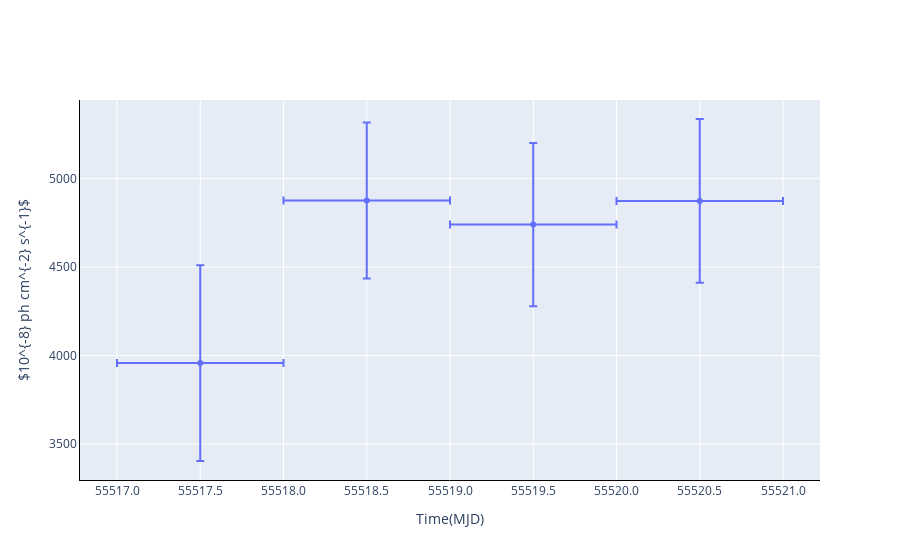

Notebook code for this chart:
### Code cell
print(lightCurveData2)
ag.displayLightCurve("mle")

### Figure 1 — Plotly figure (JSON) as saved in the notebook; plotly's stock layout.template omitted (floating-point values rounded to 4 significant figures)
{"data": [{"customdata": [[55517, 55518, 13.13], [55518, 55519, 19.25], [55519, 55520, 18.52], [55520, 55521, 19.29]], "error_x": {"array": [0.5, 0.5, 0.5, 0.5], "arrayminus": [0.5, 0.5, 0.5, 0.5], "symmetric": false, "type": "data"}, "error_y": {"array": [553.2, 440.6, 461.0, 462.7], "symmetric": true, "type": "data"}, "hovertemplate": "tstart: %{customdata[0]:.4f} - tend:%{customdata[1]:.4f}, flux: %{y:.2f} +/- %{error_y.array:.2f}, sqrts: %{customdata[2]:.4f}", "mode": "markers", "name": "flux", "x": [55520.0, 55520.0, 55520.0, 55520.0], "y": [3958.0, 4876.0, 4740.0, 4874.0], "type": "scatter"}, {"customdata": [], "error_x": {"array": [], "arrayminus": [], "symmetric": false, "type": "data"}, "hovertemplate": "tstart: %{customdata[0]:.4f}, tend:%{customdata[1]:.4f}, flux_ul: %{y:.2f}, sqrts: %{customdata[2]:.4f}", "marker": {"size": 10, "symbol": "triangle-down"}, "mode": "markers", "name": "flux_ul", "x": [], "y": [], "type": "scatter"}], "layout": {"xaxis": {"showline": true, "linecolor": "black", "title": {"text": "Time(MJD)"}, "tickformat": "g"}, "yaxis": {"showline": true, "linecolor": "black", "title": {"text": "$10^{-8} ph cm^{-2} s^{-1}$"}}, "legend": {"font": {"size": 17}, "orientation": "h", "yanchor": "bottom", "y": 1.02, "xanchor": "left"}}}
